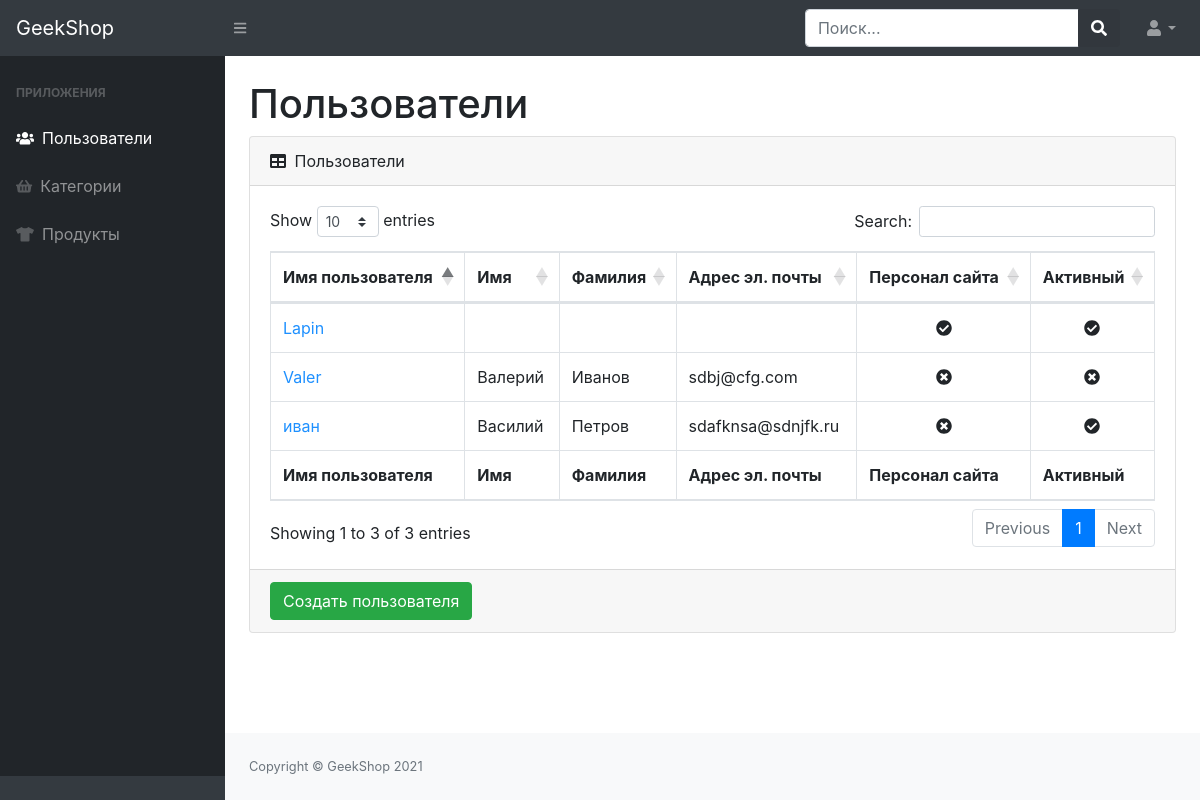
The page /admin-staff/admin-users-read/ (signed in) on the database as committed earlier.
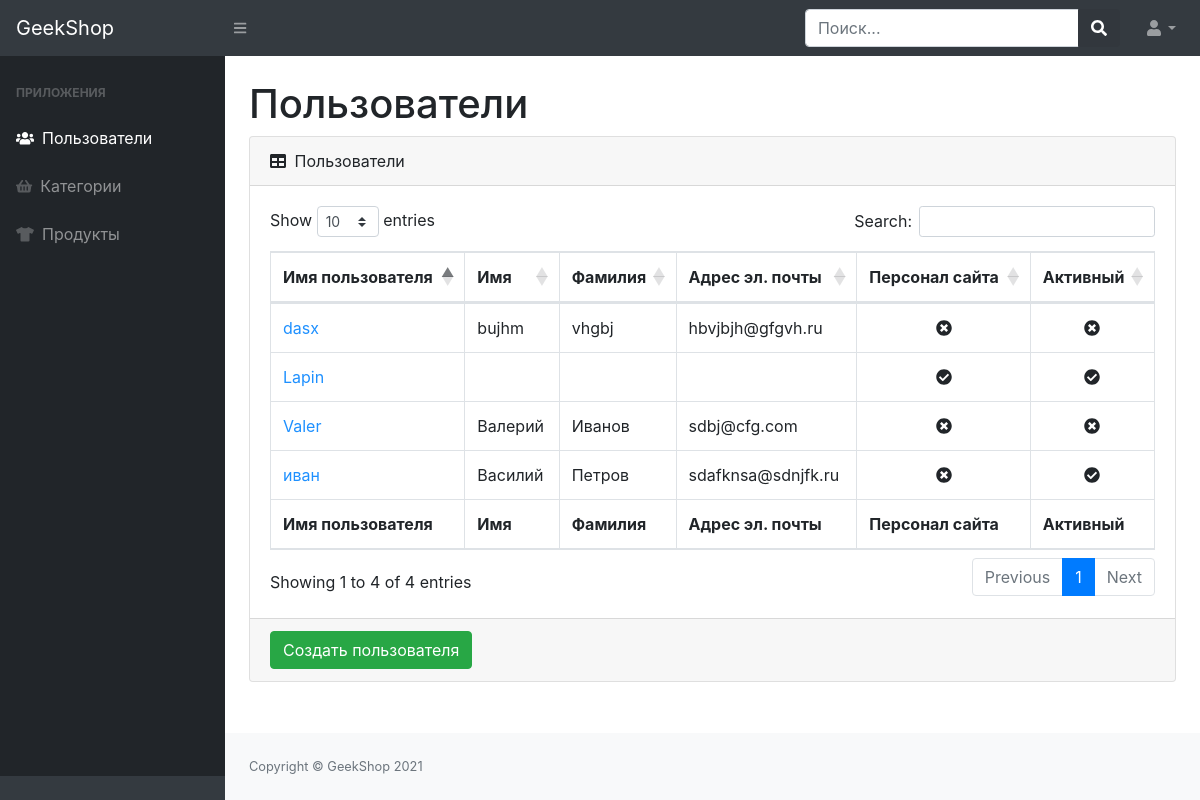
The same page on the database as committed later.
### authapp/models.py (models this page shows)
class User(AbstractUser):
    image = models.ImageField(upload_to='users_images', blank=True)

### adminapp/views.py (the view)
# urls.py: path('admin-users-read/', UserListView.as_view(), name='admin_users_read'),
class UserListView(ListView):
    model = User
    template_name = 'adminapp/admin-users-read.html'
    @method_decorator(user_passes_test(lambda u: u.is_superuser))
    def dispatch(self, request, *args, **kwargs):
        return super(UserListView, self).dispatch(request, *args, **kwargs)

### adminapp/templates/adminapp/admin-users-read.html
{% extends 'adminapp/base.html' %}
{% block content %}
    <h1 class="mt-4">Пользователи</h1>
    <div class="card mb-4">
        <div class="card-header">
            <i class="fas fa-table mr-1"></i>
            Пользователи
        </div>
        <div class="card-body">
            <div class="table-responsive">
                <table class="table table-bordered" id="dataTable" width="100%" cellspacing="0">
                    <thead>
                    <tr>
                        <th>Имя пользователя</th>
                        <th>Имя</th>
                        <th>Фамилия</th>
                        <th>Адрес эл. почты</th>
                        <th>Персонал сайта</th>
                        <th>Активный</th>
                    </tr>
                    </thead>
                    <tfoot>
                    <tr>
                        <th>Имя пользователя</th>
                        <th>Имя</th>
                        <th>Фамилия</th>
                        <th>Адрес эл. почты</th>
                        <th>Персонал сайта</th>
                        <th>Активный</th>
                    </tr>
                    </tfoot>
                    <tbody>
                    {% for user in object_list %}
                        <tr>
                            <td>
                                <a href="{% url 'admin_staff:admin_users_update' user.id %}" style="color: dodgerblue">
                                    {{ user.username }}
                                </a>
                            </td>
                            <td>{{ user.first_name }}</td>
                            <td>{{ user.last_name }}</td>
                            <td>{{ user.email }}</td>
                            <td class="text-center">
                                {% if user.is_staff %}
                                    <i class="fas fa-check-circle"></i>
                                {% else %}
                                    <i class="fas fa-times-circle"></i>
                                {% endif %}
                            </td>
                            <td class="text-center">
                                {% if user.is_active %}
                                    <i class="fas fa-check-circle"></i>
                                {% else %}
                                    <i class="fas fa-times-circle"></i>
                                {% endif %}
                            </td>
                        </tr>
                    {% endfor %}
                    </tbody>
                </table>
            </div>
        </div>
        <div class="card-footer">
            <a href="{% url 'admin_staff:admin_users_create' %}">
                <button class="btn btn-success">Создать пользователя</button>
            </a>
        </div>
    </div>
{% endblock %}

Rows that differ between the two databases and show on the page:
added User: username "dasx", first_name "bujhm", last_name "vhgbj", email "hbvjbjh@gfgvh.ru", is_staff False (drawn), is_active False (drawn)
Other text that changed with them:
text written by a page script: "Show entries Search: Showing 1 to 3 of 3 entries Previous 1 Next" → "Show entries Search: Showing 1 to 4 of 4 entries Previous 1 Next"
